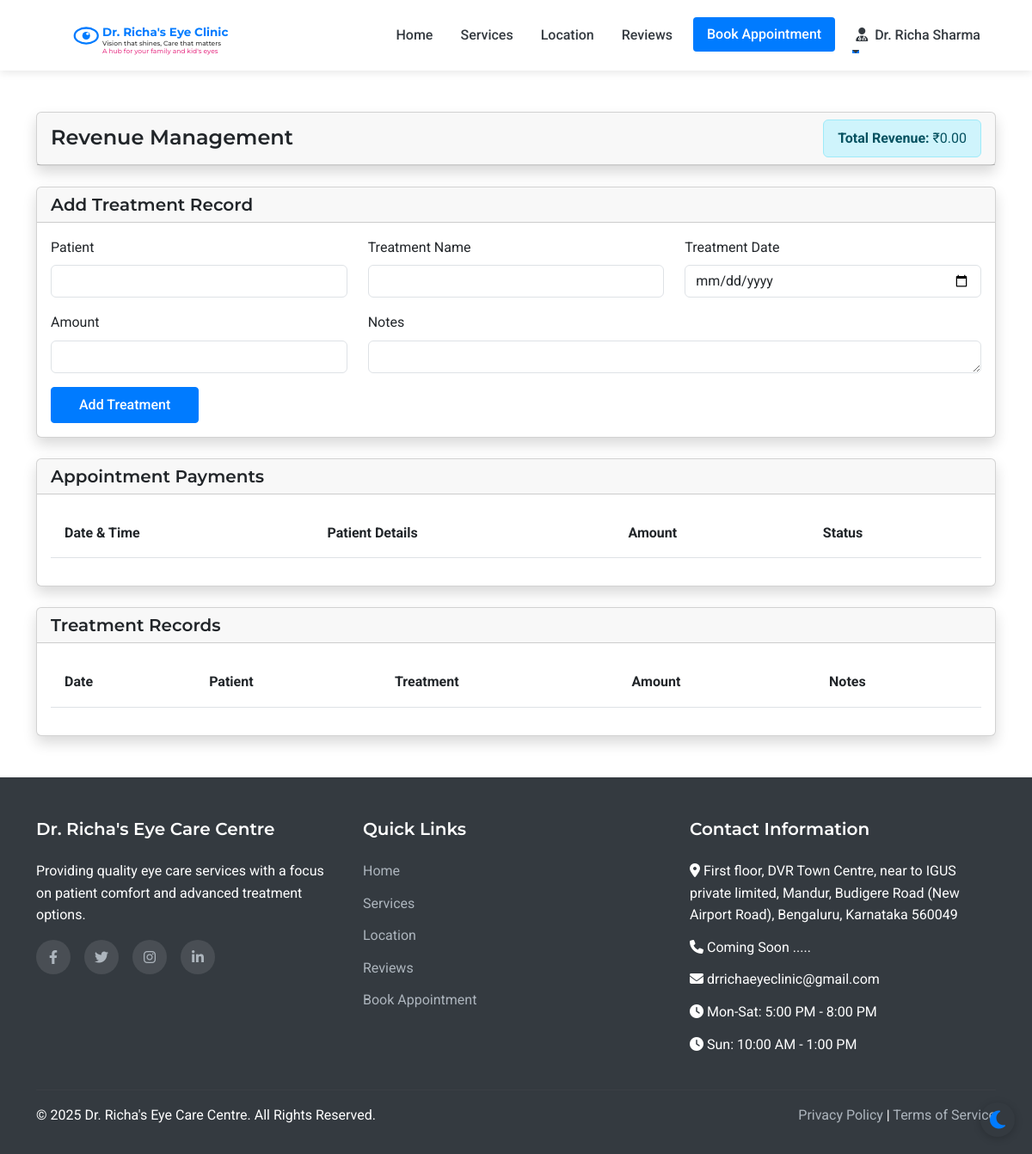
Before: /admin/revenue (signed in) with the older database file.
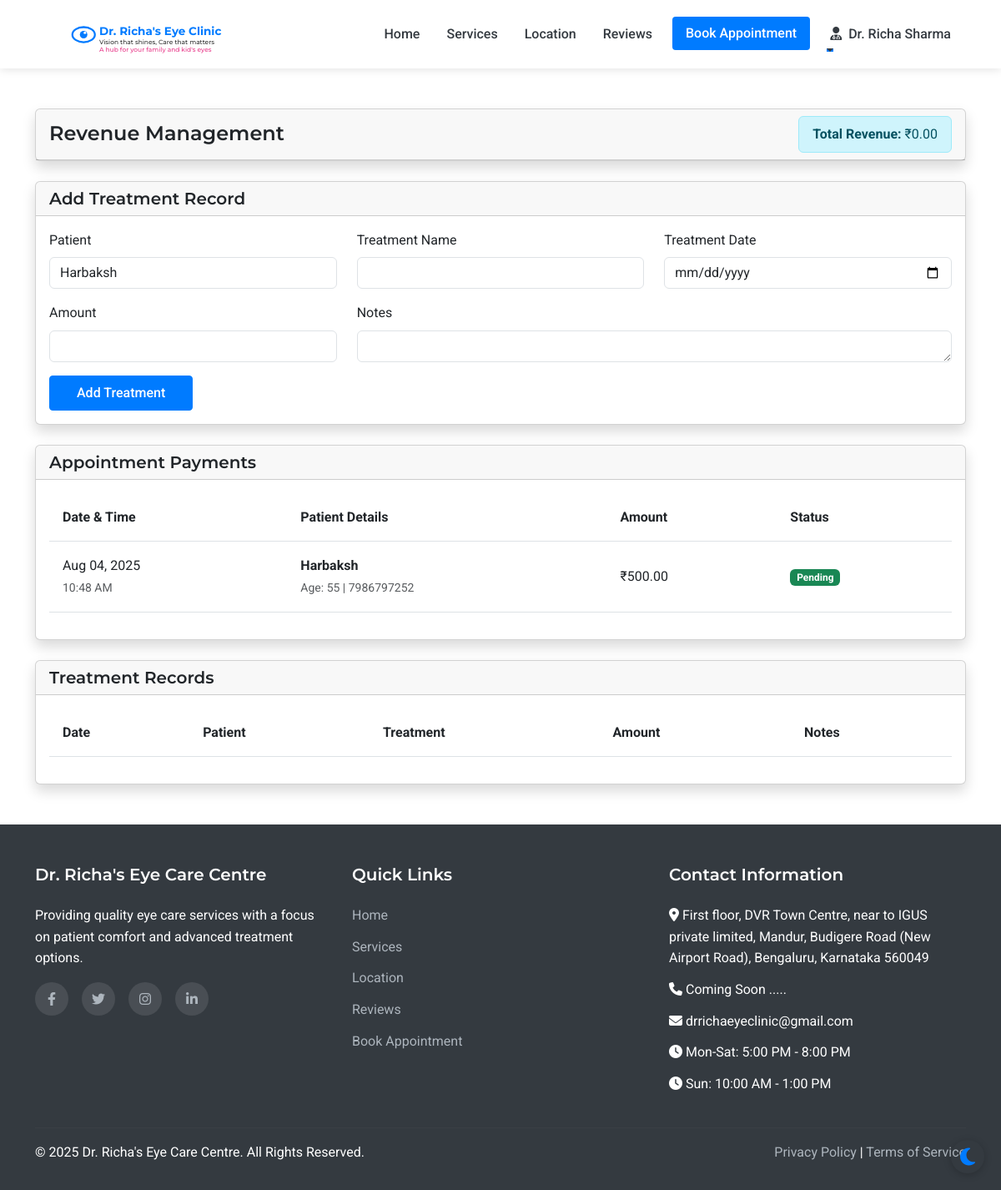
After: the same page with the newer database file.
### models.py (models this page shows, shortened)
class Payment(db.Model):
    id = db.Column(db.Integer, primary_key=True)
    appointment_id = db.Column(db.Integer, db.ForeignKey('appointment.id'), nullable=False)
    appointment = db.relationship('Appointment', backref='payment', uselist=False)
    amount = db.Column(db.Float, nullable=False)
    payment_method = db.Column(db.String(50), nullable=False)  # cash, bank_transfer, upi
    transaction_id = db.Column(db.String(100), nullable=True)
    upi_id = db.Column(db.String(100), nullable=True)
    status = db.Column(db.String(20), default='pending')  # pending, completed, failed
    created_at = db.Column(db.DateTime, default=datetime.utcnow)

class Patient(UserMixin, db.Model):
    id = db.Column(db.Integer, primary_key=True)
    full_name = db.Column(db.String(100), nullable=False)
    mobile_number = db.Column(db.String(15), nullable=False)
    email = db.Column(db.String(100), nullable=True)
    age = db.Column(db.Integer, nullable=False)
    sex = db.Column(db.String(10), nullable=True)
    password_hash = db.Column(db.String(256), nullable=True)
    is_registered = db.Column(db.Boolean, default=False)
    created_at = db.Column(db.DateTime, nullable=False, default=datetime.utcnow)
    appointments = db.relationship('Appointment', backref='patient', lazy=True)
    doctor_prescriptions = db.relationship('DoctorPrescription', backref='patient', lazy=True)
    optometrist_prescriptions = db.relationship('OptometristPrescription', backref='patient', lazy=True)

### routes.py (the view, shortened to what this page needs)
@app.route('/admin/revenue', methods=['GET', 'POST'])
@login_required
def admin_revenue():
    if not isinstance(current_user, Doctor):
        flash('Access denied. Doctor privileges required.', 'danger')
        return redirect(url_for('index'))
    form = FlaskForm()  # Create a basic form for CSRF protection
    payments = (
        db.session.query(Payment, Patient)
        .join(Appointment, Payment.appointment_id == Appointment.id)
        .join(Patient, Appointment.patient_id == Patient.id)
        .order_by(Payment.created_at.desc())
        .all()
    )
    treatments = Treatment.query.order_by(Treatment.treatment_date.desc()).all()
    appointment_revenue = sum(payment.amount for payment, _ in payments if payment.status == 'completed')
    treatment_revenue = sum(treatment.amount for treatment in treatments)
    total_revenue = appointment_revenue + treatment_revenue
    patients = Patient.query.order_by(Patient.full_name).all()
    return render_template('admin/revenue.html', payments=payments, treatments=treatments, patients=patients, total_revenue=total_revenue, form=form)

### app.py (called while the page is built)
@login_manager.user_loader
def load_user(user_id):
    from models import Doctor, Assistant, Admin, Patient
    try:
        if user_id.startswith('doctor_'):
            return Doctor.query.get(int(user_id.split('_')[1]))
        elif user_id.startswith('assistant_'):
            return Assistant.query.get(int(user_id.split('_')[1]))
        elif user_id.startswith('admin_'):
            return Admin.query.get(int(user_id.split('_')[1]))
        else:
            return Patient.query.get(int(user_id))
    except (ValueError, AttributeError):
        return None

### routes.py (called while the page is built)
@app.context_processor
def inject_now():
    return {'now': datetime.now()}

### templates/admin/revenue.html (shortened to what the changed rows need)
{% extends 'layout.html' %}
{% block content %}
<div class="container py-5">
    <div class="row">
        <div class="col-12 mb-4">
            <div class="card shadow">
                <div class="card-body">
                    <form method="POST">
                        <div class="row">
                            <div class="col-md-4">
                                <div class="mb-3">
                                    <label class="form-label">Patient</label>
                                    <select name="patient_id" class="form-control" required>
                                        {% for patient in patients %}
                                        <option value="{{ patient.id }}">{{ patient.full_name }}</option>
                                        {% endfor %}
                                    </select>
                                </div>
                            </div>
                        </div>
                    </form>
                </div>
            </div>
        </div>
        <div class="col-12 mb-4">
            <div class="card shadow">
                <div class="card-body">
                    <div class="table-responsive">
                        <table class="table table-hover">
                            <thead>
                                <tr>
                                    <th>Date & Time</th>
                                    <th>Patient Details</th>
                                    <th>Amount</th>
                                    <th>Status</th>
                                </tr>
                            </thead>
                            <tbody>
                                {% for payment, patient in payments %}
                                <tr>
                                    <td>
                                        {{ payment.created_at.strftime('%b %d, %Y') }}<br>
                                        <small class="text-muted">{{ payment.created_at.strftime('%I:%M %p') }}</small>
                                    </td>
                                    <td>
                                        <strong>{{ patient.full_name }}</strong><br>
                                        <small class="text-muted">Age: {{ patient.age }} | {{ patient.mobile_number }}</small>
                                    </td>
                                    <td>₹{{ "%.2f"|format(payment.amount) }}</td>
                                    <td>
                                        <span class="badge bg-success">{{ payment.status|title }}</span>
                                    </td>
                                </tr>
                                {% endfor %}
                            </tbody>
                        </table>
                    </div>
                </div>
            </div>
        </div>
        <div class="col-12">
            <div class="card shadow">
                <div class="card-body">
                    <div class="table-responsive">
                        <table class="table table-hover">
                            <thead>
                                <tr>
                                    <th>Date</th>
                                    <th>Patient</th>
                                    <th>Treatment</th>
                                    <th>Amount</th>
                                    <th>Notes</th>
                                </tr>
                            </thead>
                        </table>
                    </div>
                </div>
            </div>
        </div>
    </div>
</div>
{% endblock %}

Changed rows visible on the page:
added Payment: created_at "Aug 04, 2025", created_at "10:48 AM", full_name "Harbaksh", age "55", mobile_number "7986797252", amount "500.00", status "Pending"
Other visible differences:
form field patient_id: (not shown) → "Harbaksh"
